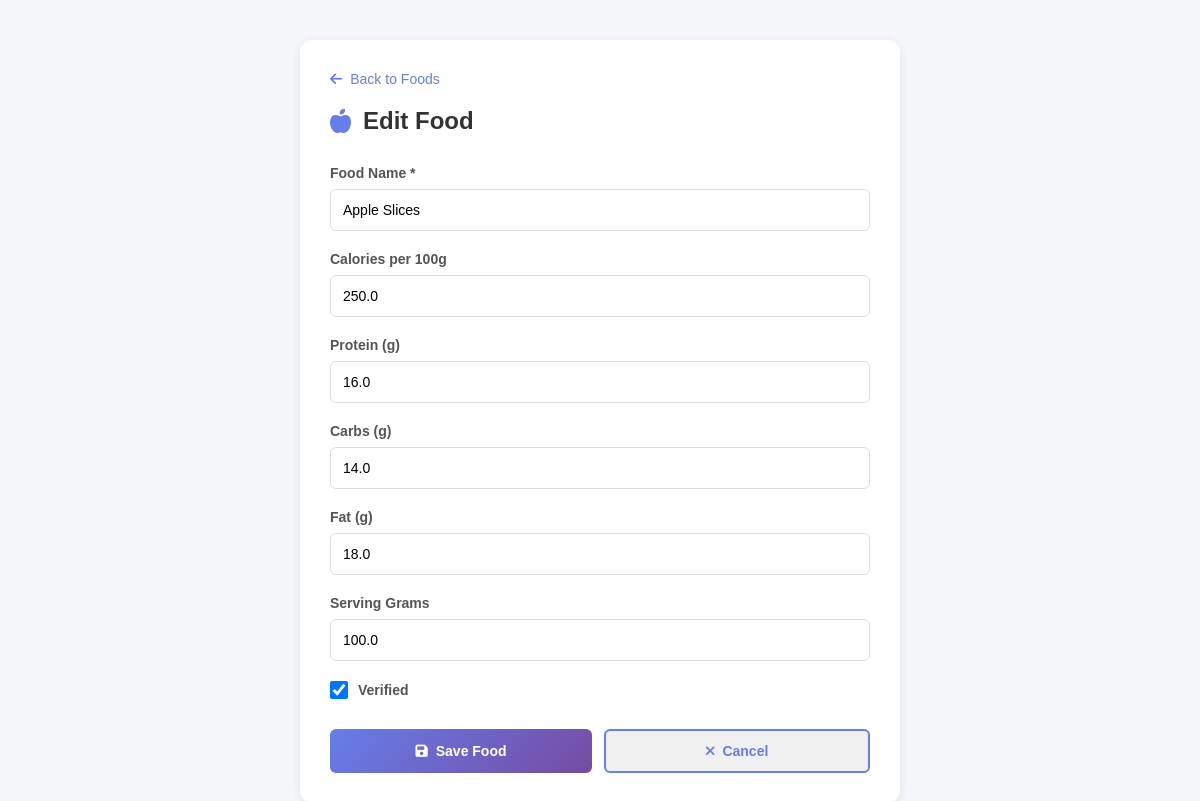
The page /custom-admin/foods/edit/3/ (signed in) on the database its author committed.
### Calory/models.py (models this page shows)
class Food(models.Model):
    MEAL_CHOICES = [
        ("breakfast","Breakfast"),
        ("lunch","Lunch"),
        ("dinner","Dinner"),
        ("snack","Snack"),
    ]
    name = models.CharField(max_length=100)
    meal_type = models.CharField(max_length=20, choices=MEAL_CHOICES)
    calories_100g = models.FloatField()
    protein = models.FloatField()
    carbs = models.FloatField()
    fat = models.FloatField()
    serving_grams = models.FloatField(default=100)
    verified = models.BooleanField(default=True)

### Admin/views.py (the view)
    def wrapper(request, *args, **kwargs):
        if not is_admin(request.user):
            return redirect('admin_login')
        return view_func(request, *args, **kwargs)

### Admin/views.py (called while the page is built, shortened)
def is_admin(user):
    try:
        return user.admin_profile.is_active
    except AdminUser.DoesNotExist:
        return False

def admin_required(view_func):
    def wrapper(request, *args, **kwargs):
        if not is_admin(request.user):
            return redirect('admin_login')
        return view_func(request, *args, **kwargs)
    return wrapper

@admin_required
@login_required
def edit_food_admin(request, food_id):
    food = get_object_or_404(Food, id=food_id)
    return render(request, 'Admin/edit_food.html', {'food': food})

### Admin/templates/Admin/edit_food.html (shortened to what this page needs)
{% load static %}
<!DOCTYPE html>
<html lang="en">
<head>
    <link rel="stylesheet" href="https://cdnjs.cloudflare.com/ajax/libs/font-awesome/6.0.0/css/all.min.css">
</head>
<body>
    <div class="container">
        <a href="{% url 'admin_manage_foods' %}" class="back-link">
            <i class="fas fa-arrow-left"></i> Back to Foods
        </a>
        <div class="header">
            <h1>
                <i class="fas fa-apple-alt"></i>
                {% if food %}Edit{% else %}Add{% endif %} Food
            </h1>
        </div>
        <form method="post">
            <div class="form-group">
                <label for="name">Food Name *</label>
                <input type="text" id="name" name="name" value="{{ food.name|default_if_none:'' }}" required>
            </div>
            <div class="form-group">
                <label for="calories_100g">Calories per 100g</label>
                <input type="number" id="calories_100g" name="calories_100g" step="0.01" value="{{ food.calories_100g|default_if_none:100 }}">
            </div>
            <div class="form-group">
                <label for="protein">Protein (g)</label>
                <input type="number" id="protein" name="protein" step="0.01" value="{{ food.protein|default_if_none:0 }}">
            </div>
            <div class="form-group">
                <label for="carbs">Carbs (g)</label>
                <input type="number" id="carbs" name="carbs" step="0.01" value="{{ food.carbs|default_if_none:0 }}">
            </div>
            <div class="form-group">
                <label for="fat">Fat (g)</label>
                <input type="number" id="fat" name="fat" step="0.01" value="{{ food.fat|default_if_none:0 }}">
            </div>
            <div class="form-group">
                <label for="serving_grams">Serving Grams</label>
                <input type="number" id="serving_grams" name="serving_grams" step="0.1" value="{{ food.serving_grams|default_if_none:100 }}">
            </div>
            <div class="form-group">
                <div class="checkbox-group">
                    <input type="checkbox" id="verified" name="verified" {% if food and food.verified %}checked{% endif %}>
                    <label for="verified" style="margin: 0;">Verified</label>
                </div>
            </div>
            <div class="form-actions">
                <button type="submit" class="btn btn-primary">
                    <i class="fas fa-save"></i> Save Food
                </button>
                <a href="{% url 'admin_manage_foods' %}" class="btn btn-secondary">
                    <i class="fas fa-times"></i> Cancel
                </a>
            </div>
        </form>
    </div>
</body>
</html>

### Admin/templates/Admin/edit_food.html (style rules this page uses)
* { margin: 0; padding: 0; box-sizing: border-box; }
body { background: #f5f7fa; font-family: 'Poppins', sans-serif; min-height: 100vh; }
.container { max-width: 600px; margin: 40px auto; padding: 30px; background: white; border-radius: 12px; box-shadow: 0 2px 10px rgba(0, 0, 0, 0.1); }
.header { margin-bottom: 30px; }
.header h1 { color: #333; font-size: 24px; display: flex; align-items: center; gap: 12px; }
.header i { color: #667eea; }
.form-group { margin-bottom: 20px; }
label { display: block; color: #555; font-size: 14px; font-weight: 600; margin-bottom: 8px; }
input[type="text"], input[type="number"] { width: 100%; padding: 12px; border: 1px solid #ddd; border-radius: 6px; font-size: 14px; transition: all 0.3s ease; }
.checkbox-group { display: flex; align-items: center; gap: 10px; }
input[type="checkbox"] { width: 18px; height: 18px; cursor: pointer; }
.form-actions { display: flex; gap: 12px; margin-top: 30px; }
.btn { padding: 12px 20px; border: none; border-radius: 6px; text-decoration: none; display: inline-flex; align-items: center; gap: 8px; cursor: pointer; transition: all 0.3s ease; font-size: 14px; font-weight: 600; flex: 1; justify-content: center; }
.btn-primary { background: linear-gradient(135deg, #667eea 0%, #764ba2 100%); color: white; }
.btn-secondary { background: #f0f0f0; color: #667eea; border: 2px solid #667eea; }
.back-link { display: inline-flex; align-items: center; gap: 8px; color: #667eea; text-decoration: none; margin-bottom: 20px; font-size: 14px; }

### rows shown on the page
Food: name "Apple Slices", calories_100g "250.0", protein "16.0", carbs "14.0", fat "18.0", serving_grams "100.0", verified "☑"
